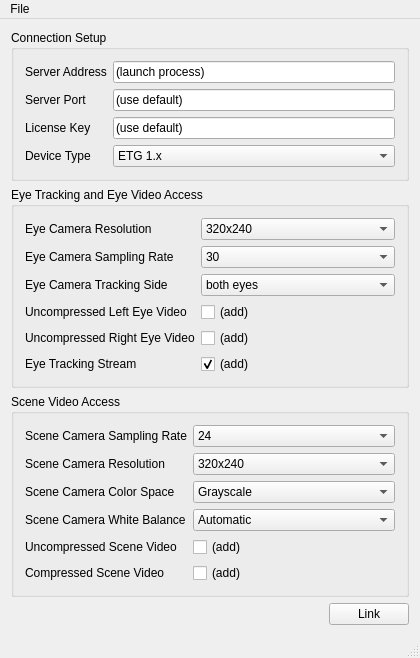
<?xml version="1.0" encoding="UTF-8"?>
<ui version="4.0">
 <class>MainWindow</class>
 <widget class="QMainWindow" name="MainWindow">
  <property name="geometry">
   <rect>
    <x>0</x>
    <y>0</y>
    <width>372</width>
    <height>596</height>
   </rect>
  </property>
  <property name="windowTitle">
   <string>SMI iViewNG Connector</string>
  </property>
  <widget class="QWidget" name="centralWidget">
   <layout class="QVBoxLayout" name="verticalLayout">
    <item>
     <spacer name="verticalSpacer">
      <property name="orientation">
       <enum>Qt::Vertical</enum>
      </property>
      <property name="sizeHint" stdset="0">
       <size>
        <width>20</width>
        <height>4</height>
       </size>
      </property>
     </spacer>
    </item>
    <item>
     <widget class="QGroupBox" name="groupBox">
      <property name="title">
       <string>Connection Setup</string>
      </property>
      <layout class="QFormLayout" name="formLayout">
       <item row="0" column="0">
        <widget class="QLabel" name="label_4">
         <property name="text">
          <string>Server Address</string>
         </property>
        </widget>
       </item>
       <item row="0" column="1">
        <widget class="QLineEdit" name="serverAddress">
         <property name="toolTip">
          <string>IP address of iViewNG server machine; if set to &quot;launch process&quot;, a minimal server instance will be started in the background.</string>
         </property>
         <property name="text">
          <string>(launch process)</string>
         </property>
        </widget>
       </item>
       <item row="1" column="0">
        <widget class="QLabel" name="label_2">
         <property name="text">
          <string>Server Port</string>
         </property>
        </widget>
       </item>
       <item row="1" column="1">
        <widget class="QLineEdit" name="serverPort">
         <property name="toolTip">
          <string>Note: the default port is 1100</string>
         </property>
         <property name="text">
          <string>(use default)</string>
         </property>
        </widget>
       </item>
       <item row="2" column="0">
        <widget class="QLabel" name="label_5">
         <property name="text">
          <string>License Key</string>
         </property>
        </widget>
       </item>
       <item row="2" column="1">
        <widget class="QLineEdit" name="licenseKey">
         <property name="toolTip">
          <string>Not all features might be available with the default license key, but as of 2013 there is no notable restriction.</string>
         </property>
         <property name="text">
          <string>(use default)</string>
         </property>
        </widget>
       </item>
       <item row="3" column="0">
        <widget class="QLabel" name="label_3">
         <property name="text">
          <string>Device Type</string>
         </property>
        </widget>
       </item>
       <item row="3" column="1">
        <widget class="QComboBox" name="deviceType">
         <property name="toolTip">
          <string>ETG stands for eye tracking glasses -- see the inside of your glasses frame for the version number or check the vendor's website.</string>
         </property>
         <item>
          <property name="text">
           <string>ETG 1.x</string>
          </property>
         </item>
         <item>
          <property name="text">
           <string>ETG 2.x</string>
          </property>
         </item>
        </widget>
       </item>
      </layout>
     </widget>
    </item>
    <item>
     <widget class="QGroupBox" name="groupBox_3">
      <property name="title">
       <string>Eye Tracking and Eye Video Access</string>
      </property>
      <layout class="QFormLayout" name="formLayout_3">
       <item row="0" column="0">
        <widget class="QLabel" name="label_8">
         <property name="text">
          <string>Eye Camera Resolution</string>
         </property>
        </widget>
       </item>
       <item row="0" column="1">
        <widget class="QComboBox" name="eyeResolution">
         <property name="toolTip">
          <string/>
         </property>
         <property name="currentIndex">
          <number>0</number>
         </property>
         <item>
          <property name="text">
           <string>320x240</string>
          </property>
         </item>
         <item>
          <property name="text">
           <string>640x480</string>
          </property>
         </item>
        </widget>
       </item>
       <item row="1" column="0">
        <widget class="QLabel" name="label_10">
         <property name="text">
          <string>Eye Camera Sampling Rate</string>
         </property>
        </widget>
       </item>
       <item row="1" column="1">
        <widget class="QComboBox" name="eyeSamplingRate">
         <property name="currentIndex">
          <number>0</number>
         </property>
         <item>
          <property name="text">
           <string>30</string>
          </property>
         </item>
         <item>
          <property name="text">
           <string>60</string>
          </property>
         </item>
        </widget>
       </item>
       <item row="2" column="0">
        <widget class="QLabel" name="label_9">
         <property name="text">
          <string>Eye Camera Tracking Side</string>
         </property>
        </widget>
       </item>
       <item row="2" column="1">
        <widget class="QComboBox" name="eyeTrackSides">
         <property name="toolTip">
          <string>Tracking can be set to use only one eye if necessary.</string>
         </property>
         <property name="currentIndex">
          <number>2</number>
         </property>
         <item>
          <property name="text">
           <string>left eye</string>
          </property>
         </item>
         <item>
          <property name="text">
           <string>right eye</string>
          </property>
         </item>
         <item>
          <property name="text">
           <string>both eyes</string>
          </property>
         </item>
        </widget>
       </item>
       <item row="3" column="0">
        <widget class="QLabel" name="label_14">
         <property name="text">
          <string>Uncompressed Left Eye Video</string>
         </property>
        </widget>
       </item>
       <item row="3" column="1">
        <widget class="QCheckBox" name="addLeftEyeVideo">
         <property name="toolTip">
          <string>If checked, an uncompressed stream of the left eye camera will be included.</string>
         </property>
         <property name="text">
          <string>(add)</string>
         </property>
        </widget>
       </item>
       <item row="4" column="0">
        <widget class="QLabel" name="label_15">
         <property name="text">
          <string>Uncompressed Right Eye Video</string>
         </property>
        </widget>
       </item>
       <item row="4" column="1">
        <widget class="QCheckBox" name="addRightEyeVideo">
         <property name="toolTip">
          <string>If checked, an uncompressed stream of the right eye camera will be included.</string>
         </property>
         <property name="text">
          <string>(add)</string>
         </property>
        </widget>
       </item>
       <item row="5" column="0">
        <widget class="QLabel" name="label_12">
         <property name="text">
          <string>Eye Tracking Stream</string>
         </property>
        </widget>
       </item>
       <item row="5" column="1">
        <widget class="QCheckBox" name="addGazeStream">
         <property name="toolTip">
          <string>If checked, a stream of deduced gaze parameters will be included.</string>
         </property>
         <property name="text">
          <string>(add)</string>
         </property>
         <property name="checked">
          <bool>true</bool>
         </property>
        </widget>
       </item>
      </layout>
     </widget>
    </item>
    <item>
     <widget class="QGroupBox" name="groupBox_2">
      <property name="title">
       <string>Scene Video Access</string>
      </property>
      <layout class="QFormLayout" name="formLayout_2">
       <item row="0" column="0">
        <widget class="QLabel" name="label">
         <property name="text">
          <string>Scene Camera Sampling Rate</string>
         </property>
        </widget>
       </item>
       <item row="0" column="1">
        <widget class="QComboBox" name="sceneSamplingRate">
         <property name="toolTip">
          <string>Note that not all sampling rates might be supported by your device. Also, note that higher sampling rates use more bandwidth.</string>
         </property>
         <property name="currentIndex">
          <number>0</number>
         </property>
         <item>
          <property name="text">
           <string>24</string>
          </property>
         </item>
         <item>
          <property name="text">
           <string>30</string>
          </property>
         </item>
         <item>
          <property name="text">
           <string>60</string>
          </property>
         </item>
         <item>
          <property name="text">
           <string>120</string>
          </property>
         </item>
         <item>
          <property name="text">
           <string>240</string>
          </property>
         </item>
        </widget>
       </item>
       <item row="1" column="0">
        <widget class="QLabel" name="label_6">
         <property name="text">
          <string>Scene Camera Resolution</string>
         </property>
        </widget>
       </item>
       <item row="1" column="1">
        <widget class="QComboBox" name="sceneResolution">
         <property name="toolTip">
          <string>Consider using a low resolution when including an uncompressed scene stream</string>
         </property>
         <item>
          <property name="text">
           <string>320x240</string>
          </property>
         </item>
         <item>
          <property name="text">
           <string>400x300</string>
          </property>
         </item>
         <item>
          <property name="text">
           <string>640x480</string>
          </property>
         </item>
         <item>
          <property name="text">
           <string>960x720</string>
          </property>
         </item>
         <item>
          <property name="text">
           <string>1280x720</string>
          </property>
         </item>
         <item>
          <property name="text">
           <string>1280x960</string>
          </property>
         </item>
        </widget>
       </item>
       <item row="2" column="0">
        <widget class="QLabel" name="label_7">
         <property name="text">
          <string>Scene Camera Color Space</string>
         </property>
        </widget>
       </item>
       <item row="2" column="1">
        <widget class="QComboBox" name="sceneColorSpace">
         <property name="toolTip">
          <string>Use grayscale to conserve bandwidth.</string>
         </property>
         <item>
          <property name="text">
           <string>Grayscale</string>
          </property>
         </item>
         <item>
          <property name="text">
           <string>FullColor</string>
          </property>
         </item>
        </widget>
       </item>
       <item row="3" column="0">
        <widget class="QLabel" name="label_16">
         <property name="text">
          <string>Scene Camera White Balance</string>
         </property>
        </widget>
       </item>
       <item row="3" column="1">
        <widget class="QComboBox" name="sceneWhiteBalance">
         <property name="toolTip">
          <string/>
         </property>
         <item>
          <property name="text">
           <string>Automatic</string>
          </property>
         </item>
         <item>
          <property name="text">
           <string>Outdoor Daylight</string>
          </property>
         </item>
         <item>
          <property name="text">
           <string>Outdoor Cloudy</string>
          </property>
         </item>
         <item>
          <property name="text">
           <string>Indoor Incandescent (Tungsten)</string>
          </property>
         </item>
         <item>
          <property name="text">
           <string>Indoor Fluorescent (White)</string>
          </property>
         </item>
         <item>
          <property name="text">
           <string>Indoor Fluorescent (Daylight)</string>
          </property>
         </item>
        </widget>
       </item>
       <item row="4" column="0">
        <widget class="QLabel" name="label_13">
         <property name="text">
          <string>Uncompressed Scene Video</string>
         </property>
        </widget>
       </item>
       <item row="4" column="1">
        <widget class="QCheckBox" name="addUncompressedSceneStream">
         <property name="toolTip">
          <string>If checked, an uncompressed scene video stream will be generated -- do not record this stream to disk, as it is very high bandwidth.</string>
         </property>
         <property name="text">
          <string>(add)</string>
         </property>
        </widget>
       </item>
       <item row="5" column="0">
        <widget class="QLabel" name="label_11">
         <property name="text">
          <string>Compressed Scene Video</string>
         </property>
        </widget>
       </item>
       <item row="5" column="1">
        <widget class="QCheckBox" name="addCompressedSceneStream">
         <property name="toolTip">
          <string>If checked, a compressed scene-image stream will be generated that is mostly useful for recording to disk.</string>
         </property>
         <property name="text">
          <string>(add)</string>
         </property>
        </widget>
       </item>
      </layout>
     </widget>
    </item>
    <item>
     <layout class="QHBoxLayout" name="horizontalLayout">
      <item>
       <spacer name="horizontalSpacer">
        <property name="orientation">
         <enum>Qt::Horizontal</enum>
        </property>
        <property name="sizeHint" stdset="0">
         <size>
          <width>40</width>
          <height>20</height>
         </size>
        </property>
       </spacer>
      </item>
      <item>
       <widget class="QPushButton" name="linkButton">
        <property name="text">
         <string>Link</string>
        </property>
       </widget>
      </item>
     </layout>
    </item>
   </layout>
   <zorder>verticalSpacer</zorder>
   <zorder>groupBox</zorder>
   <zorder>groupBox_2</zorder>
   <zorder>groupBox_3</zorder>
  </widget>
  <widget class="QMenuBar" name="menuBar">
   <property name="geometry">
    <rect>
     <x>0</x>
     <y>0</y>
     <width>372</width>
     <height>18</height>
    </rect>
   </property>
   <widget class="QMenu" name="menuFile">
    <property name="title">
     <string>File</string>
    </property>
    <addaction name="actionLoad_Configuration"/>
    <addaction name="actionSave_Configuration"/>
    <addaction name="separator"/>
    <addaction name="actionQuit_2"/>
   </widget>
   <addaction name="menuFile"/>
  </widget>
  <widget class="QStatusBar" name="statusBar"/>
  <action name="actionLoad_Configuration">
   <property name="text">
    <string>Load Configuration</string>
   </property>
  </action>
  <action name="actionSave_Configuration">
   <property name="text">
    <string>Save Configuration</string>
   </property>
  </action>
  <action name="actionQuit">
   <property name="text">
    <string>Quit</string>
   </property>
  </action>
  <action name="actionQuit_2">
   <property name="text">
    <string>Quit</string>
   </property>
  </action>
 </widget>
 <layoutdefault spacing="6" margin="11"/>
 <resources/>
 <connections/>
</ui>
